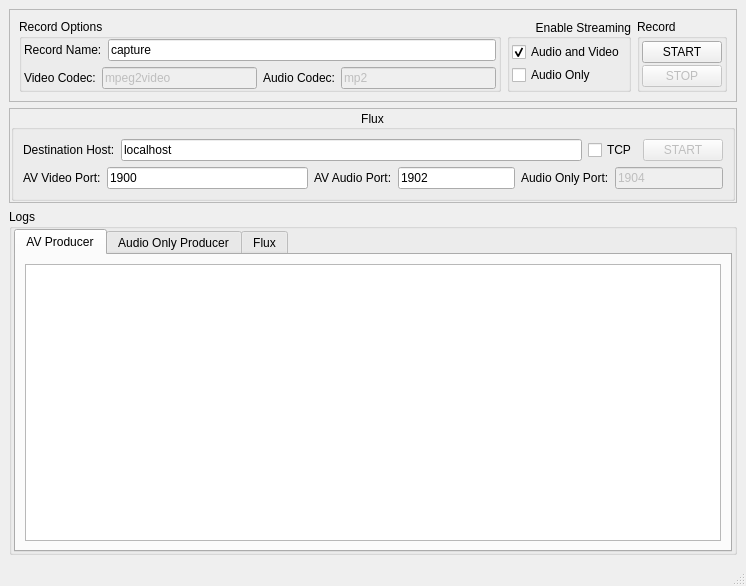
<ui version="4.0" >
 <class>MainWindow</class>
 <widget class="QMainWindow" name="MainWindow" >
  <property name="geometry" >
   <rect>
    <x>0</x>
    <y>0</y>
    <width>746</width>
    <height>586</height>
   </rect>
  </property>
  <property name="windowTitle" >
   <string>Pipes</string>
  </property>
  <widget class="QWidget" name="centralwidget" >
   <layout class="QVBoxLayout" name="verticalLayout_3" >
    <item>
     <widget class="QFrame" name="frame" >
      <property name="frameShape" >
       <enum>QFrame::StyledPanel</enum>
      </property>
      <property name="frameShadow" >
       <enum>QFrame::Raised</enum>
      </property>
      <layout class="QHBoxLayout" name="horizontalLayout" >
       <item>
        <widget class="QGroupBox" name="groupBox" >
         <property name="sizePolicy" >
          <sizepolicy vsizetype="Minimum" hsizetype="Expanding" >
           <horstretch>0</horstretch>
           <verstretch>0</verstretch>
          </sizepolicy>
         </property>
         <property name="title" >
          <string>Record Options</string>
         </property>
         <layout class="QVBoxLayout" name="verticalLayout_2" >
          <property name="leftMargin" >
           <number>2</number>
          </property>
          <property name="topMargin" >
           <number>0</number>
          </property>
          <property name="rightMargin" >
           <number>2</number>
          </property>
          <property name="bottomMargin" >
           <number>0</number>
          </property>
          <item>
           <layout class="QHBoxLayout" name="horizontalLayout_2" >
            <item>
             <widget class="QLabel" name="label_2" >
              <property name="sizePolicy" >
               <sizepolicy vsizetype="Minimum" hsizetype="Minimum" >
                <horstretch>0</horstretch>
                <verstretch>0</verstretch>
               </sizepolicy>
              </property>
              <property name="text" >
               <string>Record Name:</string>
              </property>
             </widget>
            </item>
            <item>
             <widget class="QLineEdit" name="conf_record_name" >
              <property name="sizePolicy" >
               <sizepolicy vsizetype="Fixed" hsizetype="Expanding" >
                <horstretch>0</horstretch>
                <verstretch>0</verstretch>
               </sizepolicy>
              </property>
              <property name="text" >
               <string>capture</string>
              </property>
             </widget>
            </item>
           </layout>
          </item>
          <item>
           <layout class="QHBoxLayout" name="horizontalLayout_3" >
            <item>
             <widget class="QLabel" name="label" >
              <property name="sizePolicy" >
               <sizepolicy vsizetype="Minimum" hsizetype="Minimum" >
                <horstretch>0</horstretch>
                <verstretch>0</verstretch>
               </sizepolicy>
              </property>
              <property name="text" >
               <string>Video Codec:</string>
              </property>
             </widget>
            </item>
            <item>
             <widget class="QLineEdit" name="conf_record_video_codec" >
              <property name="enabled" >
               <bool>false</bool>
              </property>
              <property name="text" >
               <string>mpeg2video</string>
              </property>
             </widget>
            </item>
            <item>
             <widget class="QLabel" name="label_4" >
              <property name="text" >
               <string>Audio Codec:</string>
              </property>
             </widget>
            </item>
            <item>
             <widget class="QLineEdit" name="conf_record_audio_codec" >
              <property name="enabled" >
               <bool>false</bool>
              </property>
              <property name="text" >
               <string>mp2</string>
              </property>
             </widget>
            </item>
           </layout>
          </item>
         </layout>
        </widget>
       </item>
       <item>
        <widget class="QGroupBox" name="groupBox_8" >
         <property name="sizePolicy" >
          <sizepolicy vsizetype="Minimum" hsizetype="Minimum" >
           <horstretch>0</horstretch>
           <verstretch>0</verstretch>
          </sizepolicy>
         </property>
         <property name="title" >
          <string>Enable Streaming</string>
         </property>
         <property name="alignment" >
          <set>Qt::AlignRight|Qt::AlignTrailing|Qt::AlignVCenter</set>
         </property>
         <layout class="QVBoxLayout" name="verticalLayout" >
          <property name="spacing" >
           <number>0</number>
          </property>
          <property name="leftMargin" >
           <number>2</number>
          </property>
          <property name="topMargin" >
           <number>0</number>
          </property>
          <property name="rightMargin" >
           <number>2</number>
          </property>
          <property name="bottomMargin" >
           <number>0</number>
          </property>
          <item>
           <widget class="QCheckBox" name="conf_av_chk" >
            <property name="text" >
             <string>Audio and Video</string>
            </property>
            <property name="checked" >
             <bool>true</bool>
            </property>
           </widget>
          </item>
          <item>
           <widget class="QCheckBox" name="conf_audio_only_chk" >
            <property name="enabled" >
             <bool>true</bool>
            </property>
            <property name="text" >
             <string>Audio Only</string>
            </property>
            <property name="checked" >
             <bool>false</bool>
            </property>
           </widget>
          </item>
         </layout>
         <zorder>conf_audio2_chk</zorder>
         <zorder>groupBox</zorder>
         <zorder>conf_av_chk</zorder>
         <zorder>conf_audio_only_chk</zorder>
        </widget>
       </item>
       <item>
        <widget class="QGroupBox" name="groupBox_2" >
         <property name="sizePolicy" >
          <sizepolicy vsizetype="Minimum" hsizetype="Minimum" >
           <horstretch>0</horstretch>
           <verstretch>0</verstretch>
          </sizepolicy>
         </property>
         <property name="title" >
          <string>Record</string>
         </property>
         <layout class="QVBoxLayout" name="verticalLayout_7" >
          <property name="spacing" >
           <number>0</number>
          </property>
          <property name="leftMargin" >
           <number>2</number>
          </property>
          <property name="topMargin" >
           <number>0</number>
          </property>
          <property name="rightMargin" >
           <number>2</number>
          </property>
          <property name="bottomMargin" >
           <number>0</number>
          </property>
          <item>
           <widget class="QPushButton" name="record_start_btn" >
            <property name="text" >
             <string>START</string>
            </property>
           </widget>
          </item>
          <item>
           <widget class="QPushButton" name="record_stop_btn" >
            <property name="enabled" >
             <bool>false</bool>
            </property>
            <property name="text" >
             <string>STOP</string>
            </property>
           </widget>
          </item>
         </layout>
        </widget>
       </item>
      </layout>
     </widget>
    </item>
    <item>
     <widget class="QFrame" name="frame_3" >
      <property name="frameShape" >
       <enum>QFrame::StyledPanel</enum>
      </property>
      <property name="frameShadow" >
       <enum>QFrame::Raised</enum>
      </property>
      <layout class="QVBoxLayout" name="verticalLayout_14" >
       <property name="margin" >
        <number>1</number>
       </property>
       <item>
        <widget class="QGroupBox" name="groupBox_7" >
         <property name="title" >
          <string>Flux</string>
         </property>
         <property name="alignment" >
          <set>Qt::AlignCenter</set>
         </property>
         <layout class="QVBoxLayout" name="verticalLayout_8" >
          <item>
           <layout class="QHBoxLayout" name="horizontalLayout_9" >
            <item>
             <widget class="QLabel" name="label_3" >
              <property name="text" >
               <string>Destination Host:</string>
              </property>
             </widget>
            </item>
            <item>
             <widget class="QLineEdit" name="flux_host" >
              <property name="text" >
               <string>localhost</string>
              </property>
             </widget>
            </item>
            <item>
             <widget class="QCheckBox" name="tcp_enable_conf" >
              <property name="text" >
               <string>TCP</string>
              </property>
             </widget>
            </item>
            <item>
             <widget class="QPushButton" name="flux_btn" >
              <property name="enabled" >
               <bool>false</bool>
              </property>
              <property name="text" >
               <string>START</string>
              </property>
             </widget>
            </item>
           </layout>
          </item>
          <item>
           <layout class="QHBoxLayout" name="horizontalLayout_20" >
            <item>
             <layout class="QHBoxLayout" name="horizontalLayout_21" >
              <item>
               <widget class="QLabel" name="label_12" >
                <property name="text" >
                 <string>AV Video Port:</string>
                </property>
               </widget>
              </item>
              <item>
               <widget class="QLineEdit" name="flux_video_port" >
                <property name="text" >
                 <string>1900</string>
                </property>
               </widget>
              </item>
              <item>
               <layout class="QHBoxLayout" name="horizontalLayout_22" >
                <item>
                 <widget class="QLabel" name="label_13" >
                  <property name="text" >
                   <string>AV Audio Port:</string>
                  </property>
                 </widget>
                </item>
                <item>
                 <widget class="QLineEdit" name="flux_audio_port" >
                  <property name="enabled" >
                   <bool>true</bool>
                  </property>
                  <property name="text" >
                   <string>1902</string>
                  </property>
                 </widget>
                </item>
               </layout>
              </item>
              <item>
               <layout class="QHBoxLayout" name="horizontalLayout_23" >
                <item>
                 <widget class="QLabel" name="label_14" >
                  <property name="text" >
                   <string>Audio Only Port:</string>
                  </property>
                 </widget>
                </item>
                <item>
                 <widget class="QLineEdit" name="flux_audio_only_port" >
                  <property name="enabled" >
                   <bool>false</bool>
                  </property>
                  <property name="text" >
                   <string>1904</string>
                  </property>
                 </widget>
                </item>
               </layout>
              </item>
             </layout>
            </item>
           </layout>
          </item>
         </layout>
        </widget>
       </item>
      </layout>
     </widget>
    </item>
    <item>
     <widget class="QGroupBox" name="groupBox_3" >
      <property name="title" >
       <string>Logs</string>
      </property>
      <layout class="QVBoxLayout" name="verticalLayout_4" >
       <property name="spacing" >
        <number>0</number>
       </property>
       <property name="leftMargin" >
        <number>2</number>
       </property>
       <property name="topMargin" >
        <number>0</number>
       </property>
       <property name="rightMargin" >
        <number>2</number>
       </property>
       <property name="bottomMargin" >
        <number>0</number>
       </property>
       <item>
        <widget class="QTabWidget" name="logtab" >
         <property name="enabled" >
          <bool>true</bool>
         </property>
         <property name="currentIndex" >
          <number>0</number>
         </property>
         <widget class="QWidget" name="tab" >
          <property name="enabled" >
           <bool>true</bool>
          </property>
          <attribute name="title" >
           <string>AV Producer</string>
          </attribute>
          <layout class="QVBoxLayout" name="verticalLayout_9" >
           <item>
            <widget class="QTextEdit" name="log_record" >
             <property name="undoRedoEnabled" >
              <bool>false</bool>
             </property>
             <property name="readOnly" >
              <bool>true</bool>
             </property>
             <property name="acceptRichText" >
              <bool>false</bool>
             </property>
            </widget>
           </item>
          </layout>
         </widget>
         <widget class="QWidget" name="tab_2" >
          <attribute name="title" >
           <string>Audio Only Producer</string>
          </attribute>
          <layout class="QVBoxLayout" name="verticalLayout_12" >
           <item>
            <widget class="QTextEdit" name="log_producer_audio2" >
             <property name="undoRedoEnabled" >
              <bool>false</bool>
             </property>
             <property name="readOnly" >
              <bool>true</bool>
             </property>
             <property name="acceptRichText" >
              <bool>false</bool>
             </property>
            </widget>
           </item>
          </layout>
         </widget>
         <widget class="QWidget" name="tab_5" >
          <attribute name="title" >
           <string>Flux</string>
          </attribute>
          <layout class="QVBoxLayout" name="verticalLayout_13" >
           <item>
            <widget class="QTextEdit" name="log_flux" >
             <property name="undoRedoEnabled" >
              <bool>false</bool>
             </property>
             <property name="readOnly" >
              <bool>true</bool>
             </property>
             <property name="acceptRichText" >
              <bool>false</bool>
             </property>
            </widget>
           </item>
          </layout>
         </widget>
        </widget>
       </item>
      </layout>
     </widget>
    </item>
   </layout>
  </widget>
  <widget class="QMenuBar" name="menubar" >
   <property name="geometry" >
    <rect>
     <x>0</x>
     <y>0</y>
     <width>746</width>
     <height>27</height>
    </rect>
   </property>
  </widget>
  <widget class="QStatusBar" name="statusbar" />
 </widget>
 <resources/>
 <connections>
  <connection>
   <sender>flux_btn</sender>
   <signal>clicked()</signal>
   <receiver>MainWindow</receiver>
   <slot>onFluxCmd()</slot>
   <hints>
    <hint type="sourcelabel" >
     <x>721</x>
     <y>217</y>
    </hint>
    <hint type="destinationlabel" >
     <x>742</x>
     <y>249</y>
    </hint>
   </hints>
  </connection>
  <connection>
   <sender>conf_av_chk</sender>
   <signal>stateChanged(int)</signal>
   <receiver>MainWindow</receiver>
   <slot>onOptionsSwitch()</slot>
   <hints>
    <hint type="sourcelabel" >
     <x>627</x>
     <y>98</y>
    </hint>
    <hint type="destinationlabel" >
     <x>545</x>
     <y>29</y>
    </hint>
   </hints>
  </connection>
  <connection>
   <sender>conf_audio_only_chk</sender>
   <signal>stateChanged(int)</signal>
   <receiver>MainWindow</receiver>
   <slot>onOptionsSwitch()</slot>
   <hints>
    <hint type="sourcelabel" >
     <x>627</x>
     <y>129</y>
    </hint>
    <hint type="destinationlabel" >
     <x>615</x>
     <y>28</y>
    </hint>
   </hints>
  </connection>
  <connection>
   <sender>logtab</sender>
   <signal>currentChanged(int)</signal>
   <receiver>MainWindow</receiver>
   <slot>onTabSwitch()</slot>
   <hints>
    <hint type="sourcelabel" >
     <x>588</x>
     <y>345</y>
    </hint>
    <hint type="destinationlabel" >
     <x>743</x>
     <y>326</y>
    </hint>
   </hints>
  </connection>
  <connection>
   <sender>record_start_btn</sender>
   <signal>clicked()</signal>
   <receiver>MainWindow</receiver>
   <slot>onRecordStart()</slot>
   <hints>
    <hint type="sourcelabel" >
     <x>683</x>
     <y>89</y>
    </hint>
    <hint type="destinationlabel" >
     <x>712</x>
     <y>30</y>
    </hint>
   </hints>
  </connection>
  <connection>
   <sender>record_stop_btn</sender>
   <signal>clicked()</signal>
   <receiver>MainWindow</receiver>
   <slot>onRecordStop()</slot>
   <hints>
    <hint type="sourcelabel" >
     <x>694</x>
     <y>120</y>
    </hint>
    <hint type="destinationlabel" >
     <x>741</x>
     <y>46</y>
    </hint>
   </hints>
  </connection>
 </connections>
 <slots>
  <slot>onRecordStart()</slot>
  <slot>onRecordStop()</slot>
  <slot>onVideoStreamCmd()</slot>
  <slot>onAudio1StreamCmd()</slot>
  <slot>onAudio2StreamCmd()</slot>
  <slot>onFluxCmd()</slot>
  <slot>onEnableRecording()</slot>
  <slot>onOptionsSwitch()</slot>
  <slot>onTabSwitch()</slot>
 </slots>
</ui>
